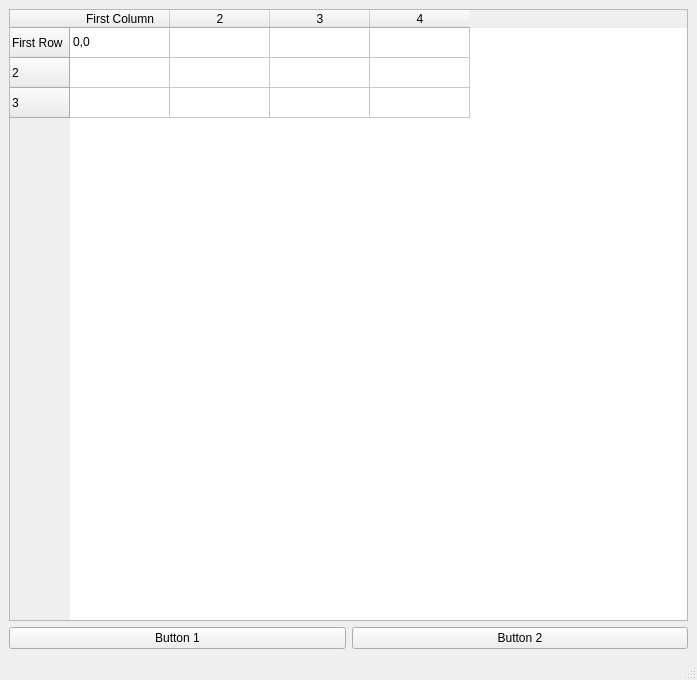
<?xml version="1.0" encoding="UTF-8"?>
<ui version="4.0">
 <class>MainWindow</class>
 <widget class="QMainWindow" name="MainWindow">
  <property name="geometry">
   <rect>
    <x>0</x>
    <y>0</y>
    <width>697</width>
    <height>680</height>
   </rect>
  </property>
  <property name="windowTitle">
   <string>MainWindow</string>
  </property>
  <widget class="QWidget" name="centralwidget">
   <layout class="QVBoxLayout" name="verticalLayout">
    <item>
     <layout class="QHBoxLayout" name="horizontalLayout">
      <item>
       <widget class="QTableWidget" name="tableWidget">
        <property name="rowCount">
         <number>3</number>
        </property>
        <property name="columnCount">
         <number>4</number>
        </property>
        <row>
         <property name="text">
          <string>First Row</string>
         </property>
        </row>
        <row/>
        <row/>
        <column>
         <property name="text">
          <string>First Column</string>
         </property>
        </column>
        <column/>
        <column/>
        <column/>
        <item row="0" column="0">
         <property name="text">
          <string>0,0</string>
         </property>
        </item>
       </widget>
      </item>
     </layout>
    </item>
    <item>
     <layout class="QHBoxLayout" name="horizontalLayout_2">
      <item>
       <widget class="QPushButton" name="pushButton">
        <property name="text">
         <string>Button 1</string>
        </property>
       </widget>
      </item>
      <item>
       <widget class="QPushButton" name="pushButton_2">
        <property name="text">
         <string>Button 2</string>
        </property>
       </widget>
      </item>
     </layout>
    </item>
   </layout>
  </widget>
  <widget class="QMenuBar" name="menubar">
   <property name="geometry">
    <rect>
     <x>0</x>
     <y>0</y>
     <width>697</width>
     <height>22</height>
    </rect>
   </property>
  </widget>
  <widget class="QStatusBar" name="statusbar"/>
 </widget>
 <resources/>
 <connections/>
</ui>
